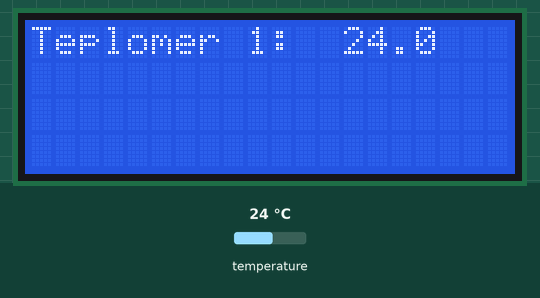
Bench run of a sketch on a simulated Arduino Uno, built with avr-gcc and run on an emulated ATmega328P. Shown: 20×4 character LCD. The inputs (shaded band) are chosen by the test bench; at power-on: temperature 24 °C.

Above: at 3.3 s.
3.4 s: temperature set to 12 °C
At 7.0 s:
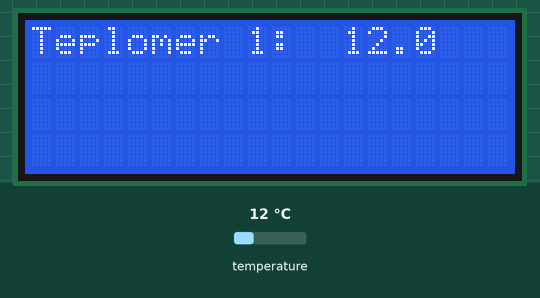
7.3 s: temperature set to 19 °C
11.1 s: temperature set to 28 °C
At 12.0 s:
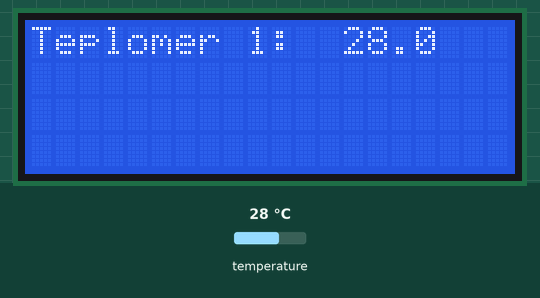
Timing chart, 0 to 14.1 s (numbered marks = the images above; inputs shaded):
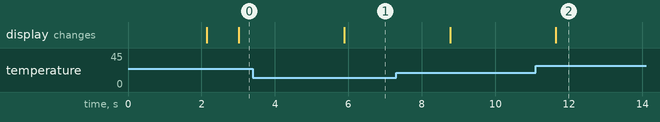

Measured:
- after the input at 3.4 s, the display: changes after 2.5 s (image 1)
- after the input at 11.1 s, the display: changes after 0.54 s (image 2)

The sketch:

Teploty_Janko.ino
```cpp
#include <LCD.h>
#include <LiquidCrystal.h>
#include <LiquidCrystal_I2C.h>
#include <Wire.h>
#include <OneWire.h>

//Definicia konstant - v anglictine DEFINES[difajns]
#define MAX_POCET_DS18B20   4
#define OWIRE_PIN           8
#define DS18B20_12_BIT_UNDF 0

LiquidCrystal_I2C lcd(0x27,2,1,0,4,5,6,7,3,POSITIVE);
OneWire OneWireBus(OWIRE_PIN);

//vytvorenie vlastneho datoveho typu(nieco ako standardne INT alebo BYTE)
//, my si vytvarame strukturu ktora obsahuje vsetky INFO o jednom teplomeri
typedef struct {
  byte ID[8];
  byte ScratchPad[9];
  signed short Teplota_v_C;
  }DS18B20;

//vytvorime si pole pre ulozenie informacii pre vsetky teplomery.
//Cize pole struktur (ukazoval som ti strukturu ulozenia dat v exceli)
DS18B20 Teplomery[MAX_POCET_DS18B20];

//premenna pre pocet najdenych teplomer, pre istotu jej na zaciatku
//priradime NULU, ale Ccko by malo vsetky premenne nulovat automaticky
int PocetTeplomerov = 0;  // počet ID

//deklaracie lokalnych funkcii, kedze kompilator potebuje mat prehlad o pouzitych lokalnych
//funkciach este pred funkciou MAIN(v arduino pred LOOP)musime mu to povedat.
//Mohli by sme tu dat rovno DEFINICIE tych funkcii aj s telom ale takto je to prehladnejsie

void ZobrazTeplotuVsetky(void);
void CitanieScratchPads(void);
void MeranieTeplotyVsetky(void);
void ProgressBar(void);
void VypocitajTeplotu(void);

//......................................................................................
//.....................................SETUP............................................
//......................................................................................
void setup()
  {
  lcd.begin(20,4);

  lcd.setCursor(0,0);
  lcd.print("Trapenie Teplomery");
  lcd.setCursor(0,1);
  lcd.print("Shield 2020/1");
  lcd.setCursor(0,2);
  lcd.print("Verzia 1.01");
  lcd.setCursor(0,3);
  lcd.print("21.03.2020");
  delay (2000);
  lcd.clear();

  //zistujeme pocet zariadeni na zbernici,
  //treba adekvatne upravit velkost pola Teplomery_ID


  // ak najde na zbernici ID inkrementuje  "PocetTeplomerov",inak opustí
  // podmienku While (hodnota "PocetTeplomerov" sa rovná poctu "ID")

  while(OneWireBus.search(Teplomery[PocetTeplomerov].ID))
    {
      PocetTeplomerov++;
      if(PocetTeplomerov==MAX_POCET_DS18B20)
        break;
    }
  }
//......................................................................
//############### HLAVNA SLUCKA (v Ccku funkcia MAIN)###################
//......................................................................
void loop()
{

    MeranieTeplotyVsetky();
    CitanieScratchPads();
    VypocitajTeplotu();
    ZobrazTeplotuVsetky();
    delay(2000);
}

//#####################################################################
//######################  DEFINICIE LOKALNYCH FUNKCII #################
//#####################################################################
void ZobrazTeplotuVsetky()
{
  int z;
  char riadok[20];
  char cislo[6];

lcd.clear();

  for(z=0; z<PocetTeplomerov;z++)
  {
    dtostrf((float)Teplomery[z].Teplota_v_C/10,6,1,cislo);

    lcd.setCursor(0,z);
    sprintf(riadok,"Teplomer %d:%s", z+1,cislo);
    lcd.print(riadok);
  }
  //zmena
}

//################################################################
void CitanieScratchPads(void)
{
  int j,z;
  for(z=0; z<PocetTeplomerov; z++)
    {
     OneWireBus.reset();
     OneWireBus.write(0x55); //Komunik. iba s jednym ROM ID, musi nasl. 64 bit. ROM kod

     for(j=0; j<8; j++)
    {
      OneWireBus.write(Teplomery[z].ID[j]);
    }

    OneWireBus.write(0xBE);
    for(j=0; j<9; j++) Teplomery[z].ScratchPad[j]=OneWireBus.read();
    }
}

//###########################################################################
void MeranieTeplotyVsetky()       //  funkcia
{
  OneWireBus.reset();
  OneWireBus.write(0xCC); //Skip ROM prikaz, pre ovl.všet.zar.(teplomerov na zbernici)
  OneWireBus.write(0x44); //meranie teploty

  for(int i=0;i<12;i++)
    {
    ProgressBar();
    }
      OneWireBus.reset();
}

//##########################################################################
void ProgressBar(void)
{
  delay(70);
 // lcd.print((char)255);
}

//###########################################################################
void VypocitajTeplotu(void)
{
  unsigned int meas;     //desatinna cast vypocitanej teploty
  signed short cel;      //cela cast vypocitanej teploty
  unsigned char subzero; //je cislo zaporne alebo kladne? ak 1 potom zaporne, ak 0 tak kladne
  int z;                 //premenna pouzita pri prehladavani jednotlivymi teplomermi

  int rounding[] = {
        0,
        1,              //0.0625*1 after rounding = 0.1
        1,              //0.125 after rounding = 0.1
        2,              //0.1875 after rounding = 0.2
        3,              //0.25 after rounding = 0.
        3,              //0.3125 after rounding = 0.3
        4,              //0.375 after rounding = 0.4 ...
        4, 5, 6, 6, 7, 8, 8, 9, 9
    };

   for(z=0; z<PocetTeplomerov; z++)
   {

   //conversion SP1 a SP2 to integer
    meas = Teplomery[z].ScratchPad[0];
    meas |= ((unsigned int)Teplomery[z].ScratchPad[1]) << 8;

    //check for negative temperature
    if( meas & 0x8000)
    {
        subzero = 1;    //priznak pre zaporne cislo
        meas = ~meas;   //0xffff; //convert to positive => complement++

        //ASI TOTO SPOSOBOVALO PROBLEM PRI MINUSIVEJ TEPLOTE
        //meas++;         //2nd complement
    }
    else
    subzero = 0;

    meas &= ~(DS18B20_12_BIT_UNDF);
   // do tohto momentu je v meas zdruzenych 2x 8 bitov LSB a MSB

    cel = 10 * ( (unsigned char)(meas >> 4) );  // ulozi celu cast zmer.teploty a vynasobi x 10
    meas = (unsigned char)(meas & 0x000F);  // get the fractional part

    meas = rounding[meas];

    Teplomery[z].Teplota_v_C = meas + cel;

    if(subzero)
        Teplomery[z].Teplota_v_C *= -1;     //multiplied with 10 (-21.6 -> -216)

   }
}
```
